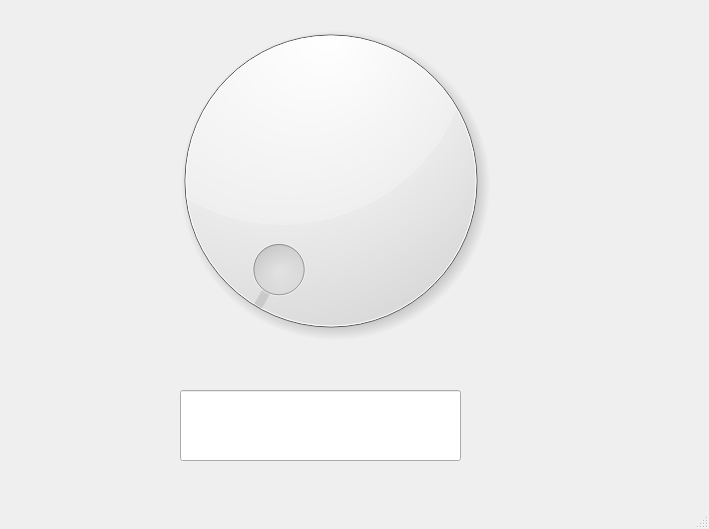
<?xml version="1.0" encoding="UTF-8"?>
<ui version="4.0">
 <class>MainWindow</class>
 <widget class="QMainWindow" name="MainWindow">
  <property name="geometry">
   <rect>
    <x>0</x>
    <y>0</y>
    <width>709</width>
    <height>529</height>
   </rect>
  </property>
  <property name="windowTitle">
   <string>MainWindow</string>
  </property>
  <widget class="QWidget" name="centralwidget">
   <widget class="QDial" name="dial">
    <property name="geometry">
     <rect>
      <x>150</x>
      <y>0</y>
      <width>361</width>
      <height>361</height>
     </rect>
    </property>
   </widget>
   <widget class="QLineEdit" name="txt_valor">
    <property name="geometry">
     <rect>
      <x>180</x>
      <y>390</y>
      <width>281</width>
      <height>71</height>
     </rect>
    </property>
    <property name="font">
     <font>
      <pointsize>16</pointsize>
      <weight>75</weight>
      <bold>true</bold>
     </font>
    </property>
    <property name="text">
     <string/>
    </property>
    <property name="alignment">
     <set>Qt::AlignCenter</set>
    </property>
   </widget>
  </widget>
  <widget class="QMenuBar" name="menubar">
   <property name="geometry">
    <rect>
     <x>0</x>
     <y>0</y>
     <width>709</width>
     <height>26</height>
    </rect>
   </property>
  </widget>
  <widget class="QStatusBar" name="statusbar"/>
 </widget>
 <resources/>
 <connections/>
</ui>
